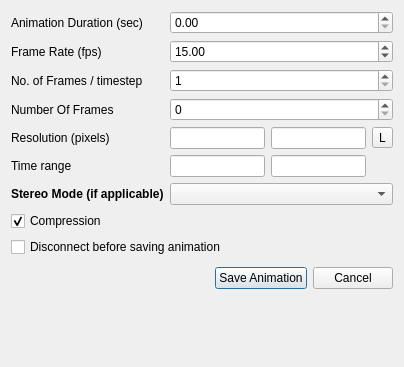
<?xml version="1.0" encoding="UTF-8"?>
<ui version="4.0">
 <class>pqAnimationSettingsDialog</class>
 <widget class="QDialog" name="pqAnimationSettingsDialog">
  <property name="geometry">
   <rect>
    <x>0</x>
    <y>0</y>
    <width>404</width>
    <height>367</height>
   </rect>
  </property>
  <property name="windowTitle">
   <string>Animation Settings Dialog</string>
  </property>
  <layout class="QVBoxLayout" name="verticalLayout">
   <item>
    <layout class="QGridLayout">
     <item row="1" column="1" colspan="3">
      <widget class="QDoubleSpinBox" name="frameRate">
       <property name="minimum">
        <double>1.000000000000000</double>
       </property>
       <property name="maximum">
        <double>999999.000000000000000</double>
       </property>
       <property name="value">
        <double>15.000000000000000</double>
       </property>
      </widget>
     </item>
     <item row="2" column="1" colspan="3">
      <widget class="QSpinBox" name="spinBoxFramesPerTimestep">
       <property name="minimum">
        <number>1</number>
       </property>
       <property name="maximum">
        <number>2147483647</number>
       </property>
      </widget>
     </item>
     <item row="4" column="0">
      <widget class="QLabel" name="label_3">
       <property name="text">
        <string>Resolution (pixels)</string>
       </property>
      </widget>
     </item>
     <item row="7" column="0">
      <widget class="QCheckBox" name="compression">
       <property name="enabled">
        <bool>true</bool>
       </property>
       <property name="toolTip">
        <string>When checked creates standard files, unchecked creates large files without any compression.</string>
       </property>
       <property name="layoutDirection">
        <enum>Qt::LeftToRight</enum>
       </property>
       <property name="text">
        <string>Compression</string>
       </property>
       <property name="checked">
        <bool>true</bool>
       </property>
       <property name="tristate">
        <bool>false</bool>
       </property>
      </widget>
     </item>
     <item row="3" column="1" colspan="3">
      <widget class="QSpinBox" name="spinBoxNumberOfFrames">
       <property name="maximum">
        <number>2147483647</number>
       </property>
      </widget>
     </item>
     <item row="0" column="1" colspan="3">
      <widget class="QDoubleSpinBox" name="animationDuration">
       <property name="maximum">
        <double>999999999999999967336168804116691273849533185806555472917961779471295845921727862608739868455469056.000000000000000</double>
       </property>
      </widget>
     </item>
     <item row="1" column="0">
      <widget class="QLabel" name="labelFrameRate">
       <property name="text">
        <string>Frame Rate (fps)</string>
       </property>
      </widget>
     </item>
     <item row="2" column="0">
      <widget class="QLabel" name="labelFramesPerTimestep">
       <property name="text">
        <string>No. of Frames / timestep</string>
       </property>
      </widget>
     </item>
     <item row="0" column="0">
      <widget class="QLabel" name="labelAnimationDuration">
       <property name="text">
        <string>Animation Duration (sec)</string>
       </property>
      </widget>
     </item>
     <item row="4" column="1">
      <widget class="QLineEdit" name="width"/>
     </item>
     <item row="3" column="0">
      <widget class="QLabel" name="label">
       <property name="text">
        <string>Number Of Frames</string>
       </property>
      </widget>
     </item>
     <item row="6" column="1" colspan="3">
      <widget class="QComboBox" name="stereoMode">
      </widget>
     </item>
     <item row="4" column="2">
      <widget class="QLineEdit" name="height"/>
     </item>
     <item row="4" column="3">
      <widget class="QToolButton" name="lockAspect">
       <property name="toolTip">
        <string>Lock aspect</string>
       </property>
       <property name="statusTip">
        <string>Lock aspect</string>
       </property>
       <property name="whatsThis">
        <string>Lock aspect</string>
       </property>
       <property name="text">
        <string>L</string>
       </property>
       <property name="icon">
        <iconset resource="../pqComponents.qrc">
         <normaloff>:/pqWidgets/Icons/pqOctreeData16.png</normaloff>:/pqWidgets/Icons/pqOctreeData16.png</iconset>
       </property>
       <property name="iconSize">
        <size>
         <width>12</width>
         <height>12</height>
        </size>
       </property>
       <property name="checkable">
        <bool>true</bool>
       </property>
      </widget>
     </item>
     <item row="6" column="0">
      <widget class="QLabel" name="label_5">
       <property name="text">
        <string>&lt;!DOCTYPE HTML PUBLIC &quot;-//W3C//DTD HTML 4.0//EN&quot; &quot;http://www.w3.org/TR/REC-html40/strict.dtd&quot;&gt;
&lt;html&gt;&lt;head&gt;&lt;meta name=&quot;qrichtext&quot; content=&quot;1&quot; /&gt;&lt;style type=&quot;text/css&quot;&gt;
p, li { white-space: pre-wrap; }
&lt;/style&gt;&lt;/head&gt;&lt;body style=&quot; font-family:'Helvetica'; font-size:9pt; font-weight:400; font-style:normal;&quot;&gt;
&lt;p style=&quot; margin-top:0px; margin-bottom:0px; margin-left:0px; margin-right:0px; -qt-block-indent:0; text-indent:0px;&quot;&gt;&lt;span style=&quot; font-weight:600;&quot;&gt;Stereo Mode (if applicable)&lt;/span&gt;&lt;/p&gt;&lt;/body&gt;&lt;/html&gt;</string>
       </property>
      </widget>
     </item>
     <item row="5" column="0">
      <widget class="QLabel" name="labelTimeRange">
       <property name="text">
        <string>Time range</string>
       </property>
      </widget>
     </item>
     <item row="5" column="1">
      <widget class="QLineEdit" name="startTime"/>
     </item>
     <item row="5" column="2">
      <widget class="QLineEdit" name="endTime"/>
     </item>
    </layout>
   </item>
   <item>
    <widget class="QCheckBox" name="checkBoxDisconnect">
     <property name="enabled">
      <bool>true</bool>
     </property>
     <property name="toolTip">
      <string>&lt;html&gt;Disconnect from the server before saving animation. The server will save the animation and then exit.&lt;/html&gt;</string>
     </property>
     <property name="statusTip">
      <string>&lt;html&gt;Disconnect from the server before saving animation. The server will save the animation and then exit.&lt;/html&gt;</string>
     </property>
     <property name="whatsThis">
      <string>&lt;html&gt;Disconnect from the server before saving animation. The server will save the animation and then exit.&lt;/html&gt;</string>
     </property>
     <property name="text">
      <string>Disconnect before saving animation</string>
     </property>
    </widget>
   </item>
   <item>
    <layout class="QHBoxLayout">
     <item>
      <spacer>
       <property name="orientation">
        <enum>Qt::Horizontal</enum>
       </property>
       <property name="sizeHint" stdset="0">
        <size>
         <width>131</width>
         <height>31</height>
        </size>
       </property>
      </spacer>
     </item>
     <item>
      <widget class="QPushButton" name="okButton">
       <property name="toolTip">
        <string>Generate and Save Animation</string>
       </property>
       <property name="text">
        <string>Save Animation</string>
       </property>
      </widget>
     </item>
     <item>
      <widget class="QPushButton" name="cancelButton">
       <property name="text">
        <string>Cancel</string>
       </property>
      </widget>
     </item>
    </layout>
   </item>
   <item>
    <spacer>
     <property name="orientation">
      <enum>Qt::Vertical</enum>
     </property>
     <property name="sizeHint" stdset="0">
      <size>
       <width>20</width>
       <height>40</height>
      </size>
     </property>
    </spacer>
   </item>
  </layout>
 </widget>
 <tabstops>
  <tabstop>okButton</tabstop>
  <tabstop>cancelButton</tabstop>
  <tabstop>animationDuration</tabstop>
  <tabstop>frameRate</tabstop>
  <tabstop>spinBoxFramesPerTimestep</tabstop>
  <tabstop>spinBoxNumberOfFrames</tabstop>
  <tabstop>width</tabstop>
  <tabstop>height</tabstop>
  <tabstop>startTime</tabstop>
  <tabstop>endTime</tabstop>
  <tabstop>lockAspect</tabstop>
  <tabstop>stereoMode</tabstop>
  <tabstop>compression</tabstop>
  <tabstop>checkBoxDisconnect</tabstop>
 </tabstops>
 <resources>
  <include location="../pqComponents.qrc"/>
 </resources>
 <connections>
  <connection>
   <sender>okButton</sender>
   <signal>clicked()</signal>
   <receiver>pqAnimationSettingsDialog</receiver>
   <slot>accept()</slot>
   <hints>
    <hint type="sourcelabel">
     <x>278</x>
     <y>253</y>
    </hint>
    <hint type="destinationlabel">
     <x>96</x>
     <y>254</y>
    </hint>
   </hints>
  </connection>
  <connection>
   <sender>cancelButton</sender>
   <signal>clicked()</signal>
   <receiver>pqAnimationSettingsDialog</receiver>
   <slot>reject()</slot>
   <hints>
    <hint type="sourcelabel">
     <x>369</x>
     <y>253</y>
    </hint>
    <hint type="destinationlabel">
     <x>179</x>
     <y>282</y>
    </hint>
   </hints>
  </connection>
 </connections>
</ui>
